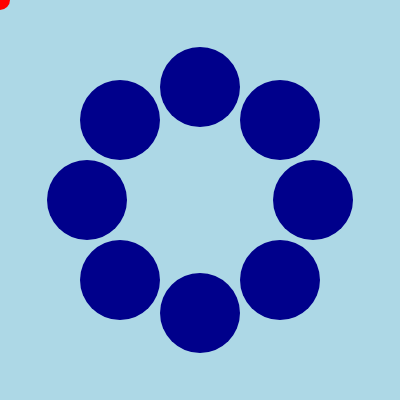
Frame 1 (no input)
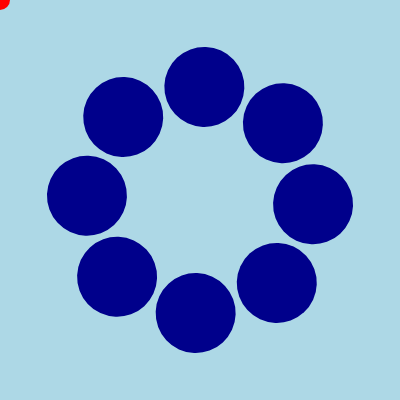
Frame 60 (no input)
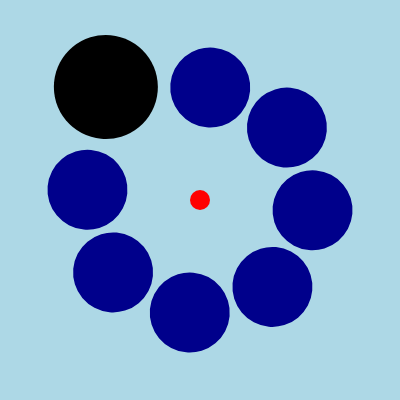
Frame 120 (the mouse pressed at the canvas centre since frame 60)

The p5.js sketch that drew these frames (run headless with seeded random() and noise() and a simulated clock; from frame 60 on, the mouse is pressed at the canvas centre):

// p5.js sketch
// ── sketch.js
function preload(){
  // preload assets
}

let textInput


function setup() {
  createCanvas(400, 400);

  textInput = createInput()
  textInput.position(410, 50)
  textInput.size(100)
}


let angle = 0

function draw() {
  background('lightblue');
  fill(0)



  noStroke();
  fill('red');
  circle(mouseX, mouseY, 20);

  fill('darkred')
  circle(200, 200, textInput.value());

  fill('darkblue')

  translate(200, 200);
  rotate(Math.PI / 180 * angle)
  
  circle(-80, -80, 80)
  circle(-113, 0, 80)
  circle(0, 113, 80)
  circle(113, 0, 80)
  circle(0, -113, 80)
  circle(80, 80, 80)
  circle(80, -80, 80)
  if (mouseIsPressed === true)
  scale(1.3)
  if (mouseIsPressed === true)
  fill('black')
  circle(-80, 80, 80)
  




  angle += 0.8
  }


  


  
